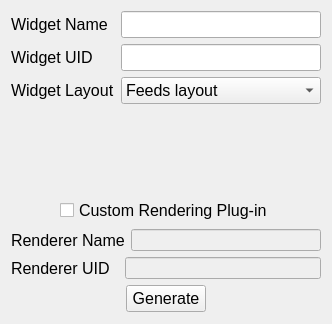
<?xml version="1.0" encoding="UTF-8"?>
<ui version="4.0">
 <class>MainWindow</class>
 <widget class="QMainWindow" name="MainWindow">
  <property name="geometry">
   <rect>
    <x>0</x>
    <y>0</y>
    <width>332</width>
    <height>324</height>
   </rect>
  </property>
  <property name="windowTitle">
   <string>Amazing Widget Builder</string>
  </property>
  <widget class="QWidget" name="centralWidget">
   <layout class="QVBoxLayout" name="verticalLayout_4">
    <item>
     <layout class="QVBoxLayout" name="verticalLayout_3">
      <item>
       <layout class="QHBoxLayout" name="horizontalLayout_4">
        <item>
         <layout class="QVBoxLayout" name="verticalLayout_2">
          <item>
           <widget class="QLabel" name="label_2">
            <property name="font">
             <font>
              <pointsize>12</pointsize>
             </font>
            </property>
            <property name="text">
             <string>Widget Name</string>
            </property>
            <property name="buddy">
             <cstring>widgetName</cstring>
            </property>
           </widget>
          </item>
          <item>
           <widget class="QLabel" name="label_3">
            <property name="font">
             <font>
              <pointsize>12</pointsize>
             </font>
            </property>
            <property name="text">
             <string>Widget UID</string>
            </property>
            <property name="buddy">
             <cstring>widgetUid</cstring>
            </property>
           </widget>
          </item>
          <item>
           <widget class="QLabel" name="label_6">
            <property name="font">
             <font>
              <pointsize>12</pointsize>
             </font>
            </property>
            <property name="text">
             <string>Widget Layout</string>
            </property>
            <property name="buddy">
             <cstring>widgetUid</cstring>
            </property>
           </widget>
          </item>
         </layout>
        </item>
        <item>
         <layout class="QVBoxLayout" name="verticalLayout">
          <item>
           <widget class="QLineEdit" name="widgetName">
            <property name="font">
             <font>
              <pointsize>12</pointsize>
             </font>
            </property>
           </widget>
          </item>
          <item>
           <widget class="QLineEdit" name="widgetUid">
            <property name="font">
             <font>
              <pointsize>12</pointsize>
             </font>
            </property>
           </widget>
          </item>
          <item>
           <widget class="QComboBox" name="comboBox">
            <property name="font">
             <font>
              <pointsize>12</pointsize>
             </font>
            </property>
            <item>
             <property name="text">
              <string>Feeds layout</string>
             </property>
            </item>
            <item>
             <property name="text">
              <string>Text layout</string>
             </property>
            </item>
            <item>
             <property name="text">
              <string>Icons&amp;Text layout</string>
             </property>
            </item>
            <item>
             <property name="text">
              <string>Graphic&amp;Text layout</string>
             </property>
            </item>
           </widget>
          </item>
         </layout>
        </item>
       </layout>
      </item>
      <item>
       <widget class="QLabel" name="layoutGraphics">
        <property name="maximumSize">
         <size>
          <width>312</width>
          <height>82</height>
         </size>
        </property>
        <property name="text">
         <string/>
        </property>
        <property name="pixmap">
         <pixmap resource="widgetgen.qrc">:/widgets/images/feeds_layout.jpg</pixmap>
        </property>
       </widget>
      </item>
      <item>
       <layout class="QHBoxLayout" name="horizontalLayout_6">
        <item>
         <spacer name="horizontalSpacer_3">
          <property name="orientation">
           <enum>Qt::Horizontal</enum>
          </property>
          <property name="sizeHint" stdset="0">
           <size>
            <width>40</width>
            <height>20</height>
           </size>
          </property>
         </spacer>
        </item>
        <item>
         <widget class="QCheckBox" name="renderingCheckBox">
          <property name="font">
           <font>
            <pointsize>12</pointsize>
           </font>
          </property>
          <property name="text">
           <string>Custom Rendering Plug-in</string>
          </property>
         </widget>
        </item>
        <item>
         <spacer name="horizontalSpacer_4">
          <property name="orientation">
           <enum>Qt::Horizontal</enum>
          </property>
          <property name="sizeHint" stdset="0">
           <size>
            <width>40</width>
            <height>20</height>
           </size>
          </property>
         </spacer>
        </item>
       </layout>
      </item>
      <item>
       <layout class="QHBoxLayout" name="horizontalLayout_2">
        <item>
         <widget class="QLabel" name="label_4">
          <property name="font">
           <font>
            <pointsize>12</pointsize>
           </font>
          </property>
          <property name="text">
           <string>Renderer Name</string>
          </property>
          <property name="buddy">
           <cstring>rendererName</cstring>
          </property>
         </widget>
        </item>
        <item>
         <widget class="QLineEdit" name="rendererName">
          <property name="enabled">
           <bool>false</bool>
          </property>
         </widget>
        </item>
       </layout>
      </item>
      <item>
       <layout class="QHBoxLayout" name="horizontalLayout_3">
        <item>
         <widget class="QLabel" name="label_5">
          <property name="font">
           <font>
            <pointsize>12</pointsize>
           </font>
          </property>
          <property name="text">
           <string>Renderer UID  </string>
          </property>
          <property name="buddy">
           <cstring>rendererUid</cstring>
          </property>
         </widget>
        </item>
        <item>
         <widget class="QLineEdit" name="rendererUid">
          <property name="enabled">
           <bool>false</bool>
          </property>
         </widget>
        </item>
       </layout>
      </item>
      <item>
       <layout class="QHBoxLayout" name="horizontalLayout">
        <item>
         <spacer name="horizontalSpacer">
          <property name="orientation">
           <enum>Qt::Horizontal</enum>
          </property>
          <property name="sizeHint" stdset="0">
           <size>
            <width>40</width>
            <height>20</height>
           </size>
          </property>
         </spacer>
        </item>
        <item>
         <widget class="QPushButton" name="pushButton">
          <property name="maximumSize">
           <size>
            <width>150</width>
            <height>16777215</height>
           </size>
          </property>
          <property name="font">
           <font>
            <pointsize>12</pointsize>
           </font>
          </property>
          <property name="text">
           <string>Generate</string>
          </property>
         </widget>
        </item>
        <item>
         <spacer name="horizontalSpacer_2">
          <property name="orientation">
           <enum>Qt::Horizontal</enum>
          </property>
          <property name="sizeHint" stdset="0">
           <size>
            <width>40</width>
            <height>20</height>
           </size>
          </property>
         </spacer>
        </item>
       </layout>
      </item>
     </layout>
    </item>
   </layout>
  </widget>
 </widget>
 <layoutdefault spacing="6" margin="11"/>
 <tabstops>
  <tabstop>widgetName</tabstop>
  <tabstop>widgetUid</tabstop>
  <tabstop>renderingCheckBox</tabstop>
  <tabstop>rendererName</tabstop>
  <tabstop>rendererUid</tabstop>
  <tabstop>pushButton</tabstop>
 </tabstops>
 <resources>
  <include location="widgetgen.qrc"/>
 </resources>
 <connections/>
</ui>
